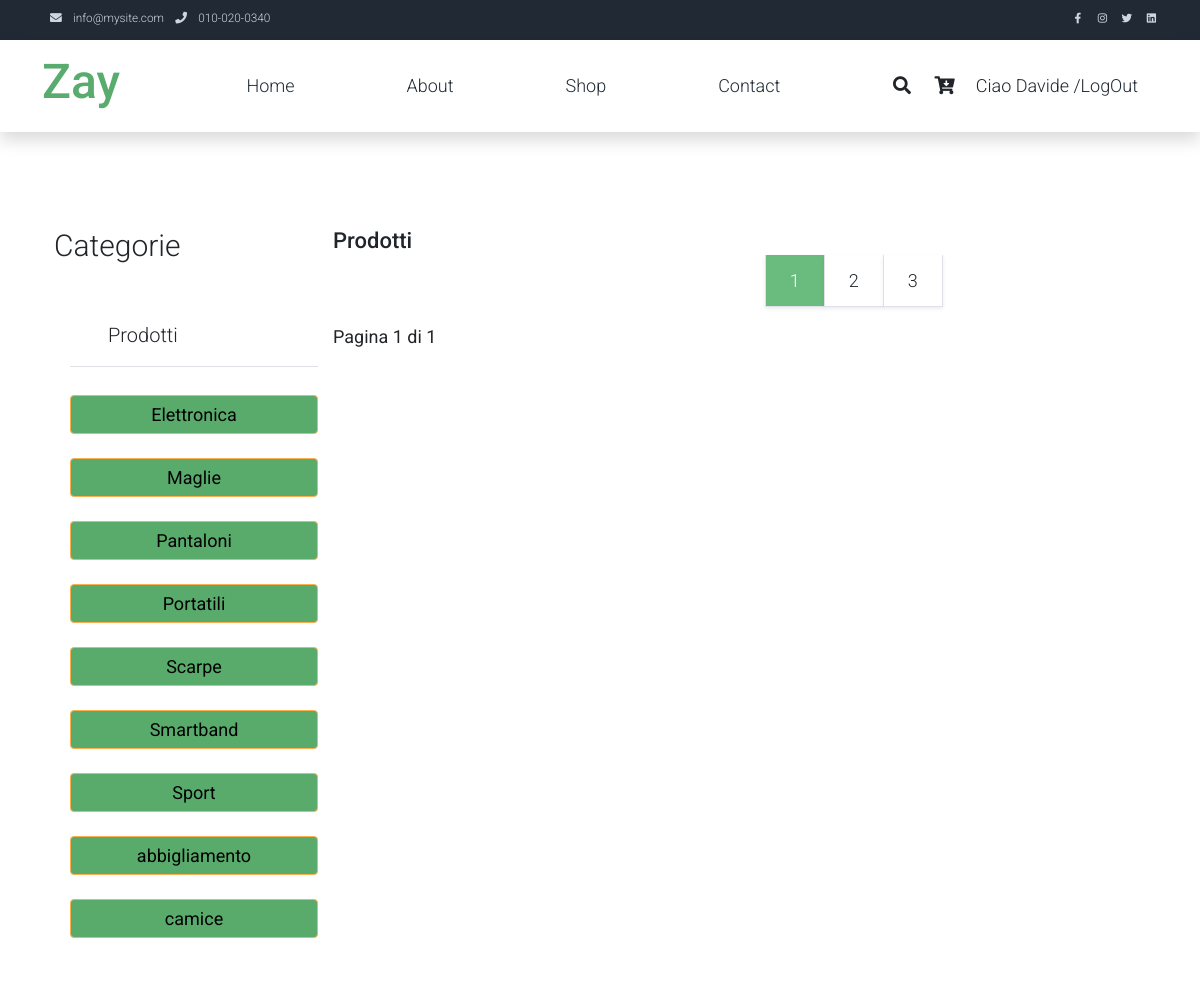
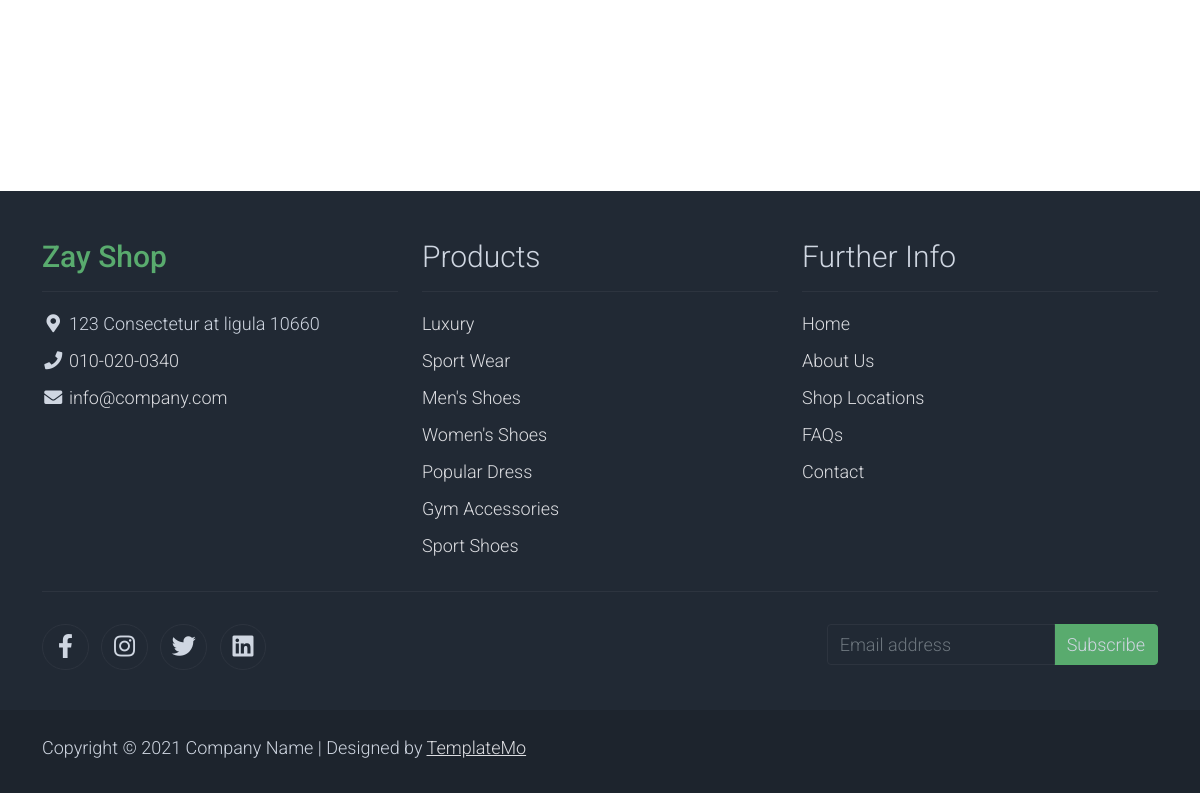
The app's page /shop/ (signed in) with its own data (2 pictures, top to bottom).
### shop/models.py (models this page shows, shortened)
class Categorie(models.Model):
    cat_princ = models.ForeignKey('self', null=True,blank=True, related_name='parent',on_delete=models.CASCADE)
    nome = models.CharField(max_length=200)
    slug = models.SlugField(max_length=200, unique=True)
    class Meta:
        ordering =['nome']
        indexes = [
            models.Index(fields=['nome'])
        ]
        unique_together = ('slug','cat_princ') #rendo unico il nome della categoria
        verbose_name ='categorie'
        verbose_name_plural = 'categorie'

### shop/views.py (the view)
# urls.py: path('', views.lista_prodotti, name='lista_prodotti'),
def lista_prodotti(request,categoria_slug=None):
    categoria = None
    categorie = Categorie.objects.all()
    prodotti = Prodotti.objects.filter(pubblicato=True)
    if categoria_slug: #se viene passato slug di categoria faccio i filtri
        categoria = get_object_or_404(Categorie, slug=categoria_slug)#salvo in categoria nome dello slug
        prodotti = Prodotti.objects.filter(categoria=categoria).filter(pubblicato=True) #estraggo solo i prodotti della categoria passata
    paginator = Paginator(prodotti,3)
    page_number= request.GET.get('page',1)
    try:
        prodotti = paginator.page(page_number)
    except PageNotAnInteger:
        prodotti = paginator.page(1)
    except EmptyPage:
        prodotti = paginator.page(paginator.num_pages)
    return render(request,'shop/lista_prodotti.html',{'categorie':categorie,'prodotti':prodotti,'categoria':categoria})

### cart/cart.py (called while the page is built)
    def __len__(self):
        return sum(item['quantita'] for item in self.cart.values())

### cart/context_processors.py (called while the page is built)
def cart(request):
    return {'cart':Cart(request)}

### templates/shop/lista_prodotti.html (shortened to what this page needs)
{% extends "base.html" %}
{% block content %}
<div class="container py-5">
    <div class="row">
        <div class=" col-lg-3">
            <h1 class="h2 pb-4">Categorie</h1>
            <div class="flex-shrink-0 p-3 bg-white" style="width: 280px;">
                <a href="/" class="d-flex align-items-center pb-3 mb-3 link-dark text-decoration-none border-bottom">
                  <svg class="bi me-2" width="30" height="24"><use xlink:href="#bootstrap"/></svg>
                  <span class="fs-5 fw-semibold">Prodotti</span>
                </a>
                <ul class="list-unstyled ps-0">
                  <li class="mb-1">
                    {% for categoria in categorie %}
                    {% if not categorie.cat_princ %}
                    <button class="btn btn-toggle align-items-center rounded collapsed" data-bs-toggle="collapse" data-bs-target="#home-collapse" aria-expanded="true">
                      {{categoria.nome}}
                    </button>
                    {% endif %}
                    {%endfor%}
                  </li>
                </ul>
              </div>
        </div>
        <div class="col-lg-9">
            <div class="row">
                <div class="col-md-6">
                    <li class="list-inline-item">
                    <span class="h3 text-dark text-decoration-none mr-3">{% if categoria %}{{categoria}}{% else %}Prodotti{% endif %}</span>
                    </li>
                </div>
            </div>
    <div class="col-lg-9">
        <div div="row">
            <ul class="pagination pagination-lg justify-content-end">
                <li class="page-item disabled">
                    <a class="page-link active rounded-0 mr-3 shadow-sm border-top-0 border-left-0" href="#" tabindex="-1">1</a>
                </li>
                <li class="page-item">
                    <a class="page-link rounded-0 mr-3 shadow-sm border-top-0 border-left-0 text-dark" href="#">2</a>
                </li>
                <li class="page-item">
                    <a class="page-link rounded-0 shadow-sm border-top-0 border-left-0 text-dark" href="#">3</a>
                </li>
            </ul>
        </div>
{% include "pagination.html" with page=prodotti %}
{% endblock content %}

### templates/base.html (shortened to what this page needs)
{% load static %}
<!DOCTYPE html>
<html lang="it">
<head>
    <link rel="stylesheet" href="{% static "css/bootstrap.min.css" %}">
    <link rel="stylesheet" href="{% static "css/templatemo.css" %}">
    <link rel="stylesheet" href="{% static "css/fontawesome.min.css" %}">
     <link rel="stylesheet" type="text/css" href="{% static 'css/slick.min.css' %}">
     <link rel="stylesheet" type="text/css" href="{% static "css/slick-theme.css" %}">
    <link rel="stylesheet" href="{% static "css/custom.css" %}">
</head>
<body>
    <nav class="navbar navbar-expand-lg bg-dark navbar-light d-none d-lg-block" id="templatemo_nav_top">
        <div class="container text-light">
            <div class="w-100 d-flex justify-content-between">
                <div>
                    <i class="fa fa-envelope mx-2"></i>
                    <a class="navbar-sm-brand text-light text-decoration-none" href="mailto:info@company.com">info@mysite.com</a>
                    <i class="fa fa-phone mx-2"></i>
                    <a class="navbar-sm-brand text-light text-decoration-none" href="tel:010-020-0340">010-020-0340</a>
                </div>
                <div>
                    <a class="text-light" href="https://fb.com/templatemo" target="_blank" rel="sponsored"><i class="fab fa-facebook-f fa-sm fa-fw me-2"></i></a>
                    <a class="text-light" href="https://www.instagram.com/" target="_blank"><i class="fab fa-instagram fa-sm fa-fw me-2"></i></a>
                    <a class="text-light" href="https://twitter.com/" target="_blank"><i class="fab fa-twitter fa-sm fa-fw me-2"></i></a>
                    <a class="text-light" href="https://www.linkedin.com/" target="_blank"><i class="fab fa-linkedin fa-sm fa-fw"></i></a>
                </div>
            </div>
        </div>
    </nav>
    <nav class="navbar navbar-expand-lg navbar-light shadow">
        <div class="container d-flex justify-content-between align-items-center">
            <a class="navbar-brand text-success logo h1 align-self-center" href="index.html">
                Zay
            </a>
            <div class="align-self-center collapse navbar-collapse flex-fill  d-lg-flex justify-content-lg-between" id="templatemo_main_nav">
                <div class="flex-fill">
                    <ul class="nav navbar-nav d-flex justify-content-between mx-lg-auto">
                        <li class="nav-item">
                            <a class="nav-link" href="{% url "account:index" %}">Home</a>
                        </li>
                        <li class="nav-item">
                            <a class="nav-link" href="{%url 'account:about' %}">About</a>
                        </li>
                        <li class="nav-item">
                            <a class="nav-link" href="{% url 'shop:lista_prodotti' %}">Shop</a>
                        </li>
                        <li class="nav-item">
                            <a class="nav-link" href="{% url 'account:contact' %}">Contact</a>
                        </li>
                    </ul>
                </div>
                <div class="navbar align-self-center d-flex">
                    <a class="nav-icon d-none d-lg-inline" href="#" data-bs-toggle="modal" data-bs-target="#templatemo_search">
                        <i class="fa fa-fw fa-search text-dark mr-2"></i>
                    </a>
                    <a class="nav-icon position-relative text-decoration-none" href="{% url 'cart:cart_detail' %}">
                        <i class="fa fa-fw fa-cart-arrow-down text-dark mr-1"></i>
                    </a>
                    {% if request.user.is_authenticated %}
                    Ciao {{request.user.username}} / <a class="nav-icon position-relative text-decoration-none" href="{% url 'account:logout' %}">LogOut</a>
                    {% endif %}
                </div>
            </div>
        </div>
    </nav>
    <section class="container py-5">
    {% block content %}
    {% endblock content %}
    </section>
    <section class="container py-5">
    </section>
    <footer class="bg-dark" id="tempaltemo_footer">
        <div class="container">
            <div class="row">
                <div class="col-md-4 pt-5">
                    <h2 class="h2 text-success border-bottom pb-3 border-light logo">Zay Shop</h2>
                    <ul class="list-unstyled text-light footer-link-list">
                        <li>
                            <i class="fas fa-map-marker-alt fa-fw"></i>
                            123 Consectetur at ligula 10660
                        </li>
                        <li>
                            <i class="fa fa-phone fa-fw"></i>
                            <a class="text-decoration-none" href="tel:010-020-0340">010-020-0340</a>
                        </li>
                        <li>
                            <i class="fa fa-envelope fa-fw"></i>
                            <a class="text-decoration-none" href="mailto:info@company.com">info@company.com</a>
                        </li>
                    </ul>
                </div>
                <div class="col-md-4 pt-5">
                    <h2 class="h2 text-light border-bottom pb-3 border-light">Products</h2>
                    <ul class="list-unstyled text-light footer-link-list">
                        <li><a class="text-decoration-none" href="#">Luxury</a></li>
                        <li><a class="text-decoration-none" href="#">Sport Wear</a></li>
                        <li><a class="text-decoration-none" href="#">Men's Shoes</a></li>
                        <li><a class="text-decoration-none" href="#">Women's Shoes</a></li>
                        <li><a class="text-decoration-none" href="#">Popular Dress</a></li>
                        <li><a class="text-decoration-none" href="#">Gym Accessories</a></li>
                        <li><a class="text-decoration-none" href="#">Sport Shoes</a></li>
                    </ul>
                </div>
                <div class="col-md-4 pt-5">
                    <h2 class="h2 text-light border-bottom pb-3 border-light">Further Info</h2>
                    <ul class="list-unstyled text-light footer-link-list">
                        <li><a class="text-decoration-none" href="#">Home</a></li>
                        <li><a class="text-decoration-none" href="#">About Us</a></li>
                        <li><a class="text-decoration-none" href="#">Shop Locations</a></li>
                        <li><a class="text-decoration-none" href="#">FAQs</a></li>
                        <li><a class="text-decoration-none" href="#">Contact</a></li>
                    </ul>
                </div>
            </div>
            <div class="row text-light mb-4">
                <div class="col-12 mb-3">
                    <div class="w-100 my-3 border-top border-light"></div>
                </div>
                <div class="col-auto me-auto">
                    <ul class="list-inline text-left footer-icons">
                        <li class="list-inline-item border border-light rounded-circle text-center">
                            <a class="text-light text-decoration-none" target="_blank" href="http://facebook.com/"><i class="fab fa-facebook-f fa-lg fa-fw"></i></a>
                        </li>
                        <li class="list-inline-item border border-light rounded-circle text-center">
                            <a class="text-light text-decoration-none" target="_blank" href="https://www.instagram.com/"><i class="fab fa-instagram fa-lg fa-fw"></i></a>
                        </li>
                        <li class="list-inline-item border border-light rounded-circle text-center">
                            <a class="text-light text-decoration-none" target="_blank" href="https://twitter.com/"><i class="fab fa-twitter fa-lg fa-fw"></i></a>
                        </li>
                        <li class="list-inline-item border border-light rounded-circle text-center">
                            <a class="text-light text-decoration-none" target="_blank" href="https://www.linkedin.com/"><i class="fab fa-linkedin fa-lg fa-fw"></i></a>
                        </li>
                    </ul>
                </div>
                <div class="col-auto">
                    <div class="input-group mb-2">
                        <input type="text" class="form-control bg-dark border-light" id="subscribeEmail" placeholder="Email address">
                        <div class="input-group-text btn-success text-light">Subscribe</div>
                    </div>
                </div>
            </div>
        </div>
        <div class="w-100 bg-black py-3">
            <div class="container">
                <div class="row pt-2">
                    <div class="col-12">
                        <p class="text-left text-light">
                            Copyright &copy; 2021 Company Name
                            | Designed by <a rel="sponsored" href="https://templatemo.com" target="_blank">TemplateMo</a>
                        </p>
                    </div>
                </div>
            </div>
        </div>
    </footer>
</body>
</html>

### static/css/templatemo.css (style rules this page uses)
body, ul, li, p, a, label, input, div { font-family: 'Roboto', sans-serif; font-size: 18px !important; font-weight: 300 !important; }
.h1 { font-family: 'Roboto', sans-serif; font-size: 48px !important; font-weight: 200 !important; }
.h2 { font-family: 'Roboto', sans-serif; font-size: 30px !important; font-weight: 300; }
.h3 { font-family: 'Roboto', sans-serif; font-size: 22px !important; }
.logo { font-weight: 500 !important; }
.text-success { color: #59ab6e !important; }
.text-light { color: #cfd6e1 !important; }
.bg-dark { background-color: #212934 !important; }
.bg-black { background-color: #1d242d !important; }
.btn-success { background-color: #59ab6e !important; border-color: #56ae6c !important; }
.pagination .page-link:hover, .pagination .page-link.active { background-color: #69bb7e; color: #fff; }
#templatemo_nav_top { min-height: 40px; }
#templatemo_nav_top * { font-size: .9em !important; }
#templatemo_main_nav a { color: #212934; }
#templatemo_main_nav .navbar .nav-icon { margin-right: 20px; }
.form-control { border: 1px solid #e8e8e8; }
#tempaltemo_footer a { color: #dcdde1; }
#tempaltemo_footer ul.footer-link-list li { padding-top: 10px; }
#tempaltemo_footer ul.footer-icons li { width: 2.6em; height: 2.6em; line-height: 2.6em; }
#tempaltemo_footer .border-light { border-color: #2d343f !important; }
@media (min-width: 768px) { #templatemo_main_nav .navbar-nav { max-width: 450px; } }
@media (min-width: 992px) { #templatemo_main_nav .navbar-nav { max-width: 550px; } }

### static/css/custom.css (style rules this page uses)
.btn { width: 100%; background-color: #59ab6c; border-color: #59ab6e; border: 1px solid #fcaf50; color: #000; padding: 5px; font-size: 18px; cursor: pointer; margin: 12px 0; }

### records on screen
Categorie: nome "Elettronica"
Categorie: nome "Maglie"
Categorie: nome "Pantaloni"
Categorie: nome "Portatili"
Categorie: nome "Scarpe"
Categorie: nome "Smartband"
Categorie: nome "Sport"
Categorie: nome "abbigliamento"
Categorie: nome "camice"

### other values on screen
{{ request.user.username }} "Davide"
{{ page.number }} "1"
{{ page.paginator.num_pages }} "1"
